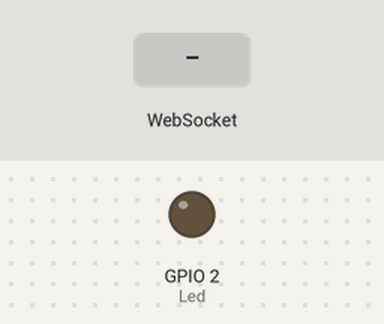
Bench run of a sketch on a simulated ESP32. Shown: output pins drawn as LEDs (lit = HIGH). Inputs (shaded band) come from the test bench. WiFi joins after 1.5 s; servers stay silent unless stated; storage starts empty; what the sketch prints to the serial monitor is not drawn.

Above: at 2.7 s.
2.8 s: WebSocket text "Led esta en ON" received
At 3.4 s:
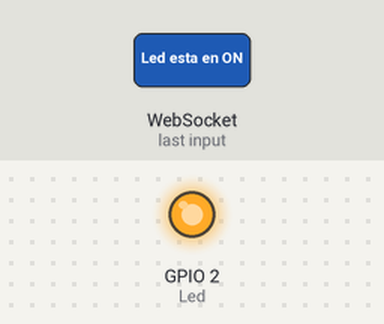
4.3 s: WebSocket text "Led esta en OFF" received
At 5.7 s:
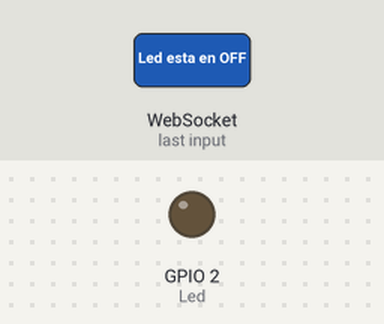
Timing chart, 0 to 7.3 s (numbered marks = the images above; inputs shaded):
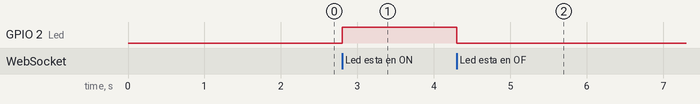

Measured:
- after the input at 2.8 s, GPIO 2 (Led): LOW → HIGH at once
- after the input at 4.3 s, GPIO 2 (Led): HIGH → LOW at once

The sketch:

WebSocketsServer.ino
```cpp
#include "WiFi.hpp"
#include "ESPAsyncWebServer.hpp"
#include "WebSocketsServer.hpp"

void setup() {
  pinMode(Led, OUTPUT);
  Serial.begin(115200);

  initWiFiStation ();
  initESPAsyncWebServer ();
  initWebSocketsServer ();
}

void loop() {
  websockets.loop();
}
```

ESPAsyncWebServer.hpp
```cpp
// Biblotecas
#include "SPIFFS.h"
#include "ESPAsyncWebServer.h"

// Instancia / constructor
AsyncWebServer server(80);

// Funciones / métodos
void initESPAsyncWebServer (){
  if(!SPIFFS.begin(true)){
    Serial.println("A ocurrido un error al montando SPIFFS");
    return;
    }
  server.begin();
  server.on("/", HTTP_GET, [](AsyncWebServerRequest * request)
  { request->send(SPIFFS, "/index.html", "text.html");
  });
}
```

WebSocketsServer.hpp
```cpp
// Bibliotecas
#include <WebSocketsServer.h>

// Configuración
#define Led 2

// Instancia / constructor
WebSocketsServer websockets(81);

// Funciones / Métodos
void webSocketEvent(uint8_t num, WStype_t type, uint8_t * payload, size_t length) {

  switch (type) {
    case WStype_DISCONNECTED:
      Serial.printf("[%u] ¡Desconectado!\n", num);
      break;
    case WStype_CONNECTED: {
        IPAddress ip = websockets.remoteIP(num);
        Serial.printf("[%u] Conectado en %d.%d.%d.%d url: %s\n", num, ip[0], ip[1], ip[2], ip[3], payload);
        websockets.sendTXT(num, "Conectado en servidor:");
      }
      break;
    case WStype_TEXT:
      Serial.printf("[%u] Recibe el texto: %s\n", num, payload);
      String mensaje = String((char*)( payload));
      Serial.println(mensaje);
      if(mensaje == "Led esta en OFF"){
        digitalWrite(Led,LOW);
      }
      if(mensaje == "Led esta en ON"){
        digitalWrite(Led,HIGH);
      }
  }
}

void initWebSocketsServer () {
  websockets.begin();
  websockets.onEvent(webSocketEvent);
}
```

WiFi.hpp
```cpp
// Biblioteca
#include <WiFi.h>

const char* nombre_red = "studiomiranda";
const char* contrasena = "88888888";

// Función / método
void initWiFiAccessPoint () {
  WiFi.softAP(nombre_red, contrasena);
  Serial.println("soft Access Point: ");
  Serial.println(WiFi.softAPIP());
}

void initWiFiStation () {
  WiFi.begin(nombre_red, contrasena);
  Serial.print("Conectando...");
  while (WiFi.status() != WL_CONNECTED)
  {
    delay(500);
    Serial.print(".");
  }
  Serial.println();
  Serial.print("Conectado, dirección IP: ");
  Serial.println(WiFi.localIP());
}

void initWiFiAccessPointStation () {
 WiFi.mode(WIFI_AP_STA);
  WiFi.begin( nombre_red, contrasena );
  while (WiFi.status() != WL_CONNECTED) {
    delay(1000);
    Serial.println("¡Conectando en modo estación!");
  }
  Serial.print("Dirección IP: ");
  Serial.println(WiFi.localIP());
  Serial.println();
}
```
